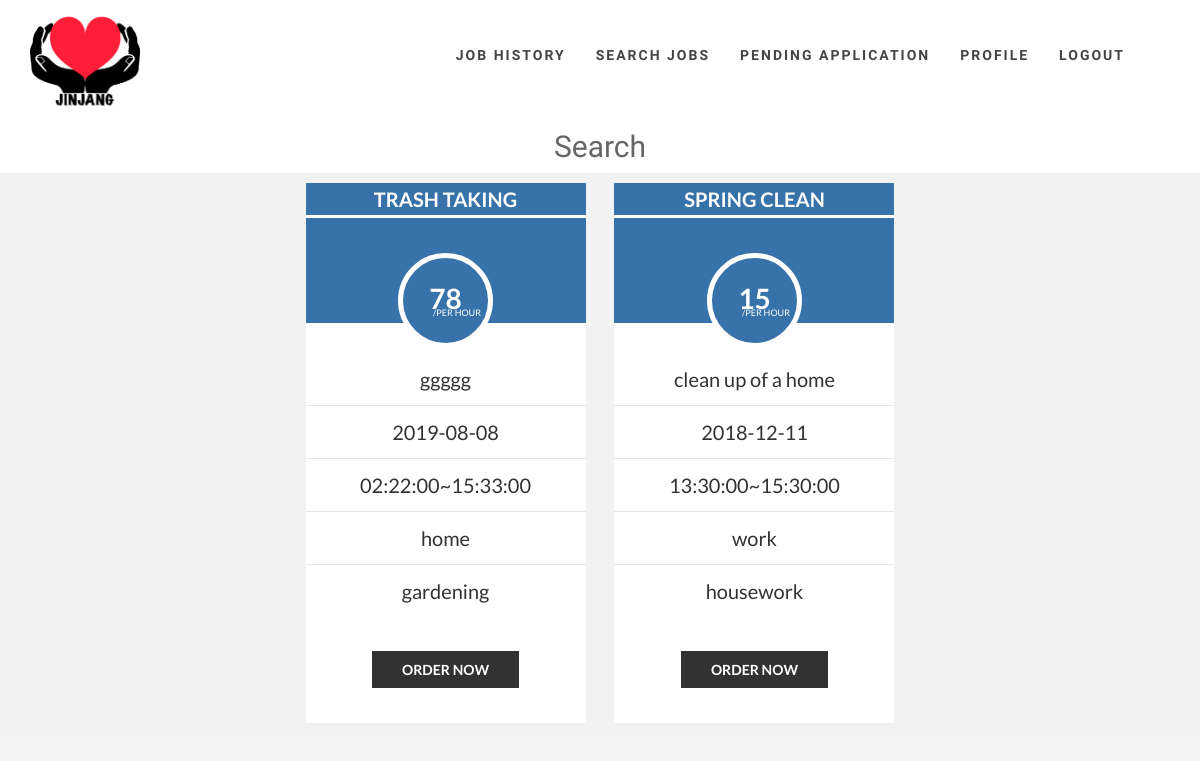
Screenshot of /webpage/searchJob.php (signed in) with the database file from the repository.
### tables this page shows
CREATE TABLE `job` (
  `jobID` int(11) NOT NULL,
  `title` varchar(255) NOT NULL,
  `scope` varchar(255) NOT NULL,
  `salary` int(10) NOT NULL,
  `date` date NOT NULL,
  `startTime` time NOT NULL,
  `endTime` time NOT NULL,
  `location` varchar(255) NOT NULL,
  `skill` varchar(255) NOT NULL,
  `status` varchar(50) NOT NULL,
  `employerEmail` varchar(255) NOT NULL,
  `partTimerEmail` varchar(255) NOT NULL
);

### webpage/searchJob.php (the view, shortened to what this page needs)
<?php
include '../php/dbConnection.php';
?>
<!DOCTYPE html>
<html lang="en">
<head>
  <link href="../css/bootstrap.min.css" rel="stylesheet">
  <link href="../css/font-awesome.min.css" rel="stylesheet">
  <link href="../css/animate.min.css" rel="stylesheet">
  <link href="../css/animate.css" rel="stylesheet" />
  <link href="../css/style.css" rel="stylesheet">
  <link href="../css/login.css" rel="stylesheet">
  <link href="../css/homePageStyle.css" rel="stylesheet">
</head>
<body>
  <div id="navigation">
    <nav class="navs" role="navigation">
      <div class="container">
        <div class="row">
          <div class="col-md-3">
            <div class="site-logo">
              <a href="index.html" class="brand"> <img src = "../img/jinjangLogo1.png"
                alt="jinjangLogo" style="width:110px;height:100px"> </a>
              </div>
            </div>
            <div class="col-md-9">
              <div class="collapse navbar-collapse" id="menu">
                <ul class="nav navbar-nav navbar-right">
                  <li><a href="phomePage.php">Job History</a></li>
                  <li><a href="searchJob.php">Search Jobs</a></li>
                  <li><a href="#pendingApplication">Pending Application</a></li>
                  <li><a href="part-timerProfile.php">Profile</a></li>
                  <li><a href="index.php"> Logout </a></li>
                </ul>
              </div>
            </div>
          </div>
        </div>
      </nav>
    </div>
    <section id="jobHistory" class="color-dark bg-white">
      <div class="container marginbot-50">
        <div class="row">
          <div class="col-lg-8 col-lg-offset-2">
            <div class="wow flipInY" data-wow-offset="0" data-wow-delay="0.1s">
              <div class="heading text-center">
                <h2 class="h-bold">Search</h2>
              </div>
            </div>
          </div>
        </div>
      </div>
    </section>
<div id='price'>
<?php
$query = "SELECT * FROM job WHERE job.status ='available'";
$result = mysqli_query($connection, $query);
if(mysqli_num_rows($result) > 0){
  while($row = mysqli_fetch_assoc($result)){
        echo "
              <div class='plan'>
              <div class='plan-inner'>
              <div class='entry-title'>";
        echo "<h3>" . $row['title'] . "</h3>";
        echo "<div class='price'>" . $row['salary'] . "<span>/PER HOUR</span>";
        echo "</div>
              </div>
              <div class='entry-content'>
              <ul>";
        echo "<li>" . $row['scope'] . "</li>";
        echo "<li>" . $row['date'] . "</li>";
        echo "<li>" . $row['startTime'] . "~" . $row['endTime'] . "</li>";
        echo "<li>" . $row['location'] . "</li>";
        echo "<li>" . $row['skill'] . "</li>";
        echo "</ul>
              </div>
              <div class = 'btn'>";
        echo "<a href='#'>Order Now</a>";
        echo "</div>
        </div>
        </div>
        ";
}
}
?>
</div>
</body>
</html>

### css/style.css (style rules this page uses)
body { width: 100%; height: 100%; font-family: 'Ek Mukta', sans-serif; font-weight: 300; color: #666; background-color: #fff; font-size: 16px; line-height: 1.6em; font-weight: 400; font-size: 20px; }
.site-logo { margin-top:10px; }
.nav.navbar-nav { padding:30px; }
.navs ul.nav li a { font-size: 14px; letter-spacing: 2px; color: #444; text-transform: uppercase; font-weight: 700; }
.navs .nav li a { -webkit-transition: background .3s ease-in-out; -moz-transition: background .3s ease-in-out; transition: background .3s ease-in-out; }

### css/login.css (style rules this page uses)
html { background-color: #f3f3f3; }

### css/homePageStyle.css (style rules this page uses)
body { background: #ffffff; padding: 0; maring: 0; }
#price { text-align: center; background: #F2F2F2; }
.plan { display: inline-block; margin: 10px 1%; font-family: 'Lato', Arial, sans-serif; }
.plan-inner { background: #fff; margin: 0 auto; min-width: 280px; max-width: 100%; position:relative; }
.entry-title { background: #3772aa; height: 140px; position: relative; text-align: center; color: #fff; margin-bottom: 30px; }
.entry-title>h3 { background: #3772aa; font-size: 20px; padding: 5px 0; text-transform: uppercase; font-weight: 700; margin: 0; border-bottom: 3px solid #ffffff; }
.entry-title .price { position: absolute; bottom: -25px; background: #3772aa; height: 95px; width: 95px; margin: 0 auto; left: 0; right: 0; overflow: hidden; border-radius: 50px; border: 5px solid #fff; line-height: 80px; font-size: 28px; font-weight: 700; }
.price span { position: absolute; font-size: 9px; bottom: -10px; left: 30px; font-weight: 400; }
.entry-content { color: #323232; }
.entry-content ul { margin: 0; padding: 0; list-style: none; text-align: center; }
.entry-content li { border-bottom: 1px solid #E5E5E5; padding: 10px 0; }
.entry-content li:last-child { border: none; }
.btn { padding: 3em 0; text-align: center; }
.btn a { background: #323232; padding: 10px 30px; color: #fff; text-transform: uppercase; font-weight: 700; text-decoration: none }

### rows the page displays
job: title "TRASH TAKING", salary "78", scope "ggggg", date "2019-08-08", startTime "02:22:00", endTime "15:33:00", location "home", skill "gardening"
job: title "SPRING CLEAN", salary "15", scope "clean up of a home", date "2018-12-11", startTime "13:30:00", endTime "15:30:00", location "work", skill "housework"
